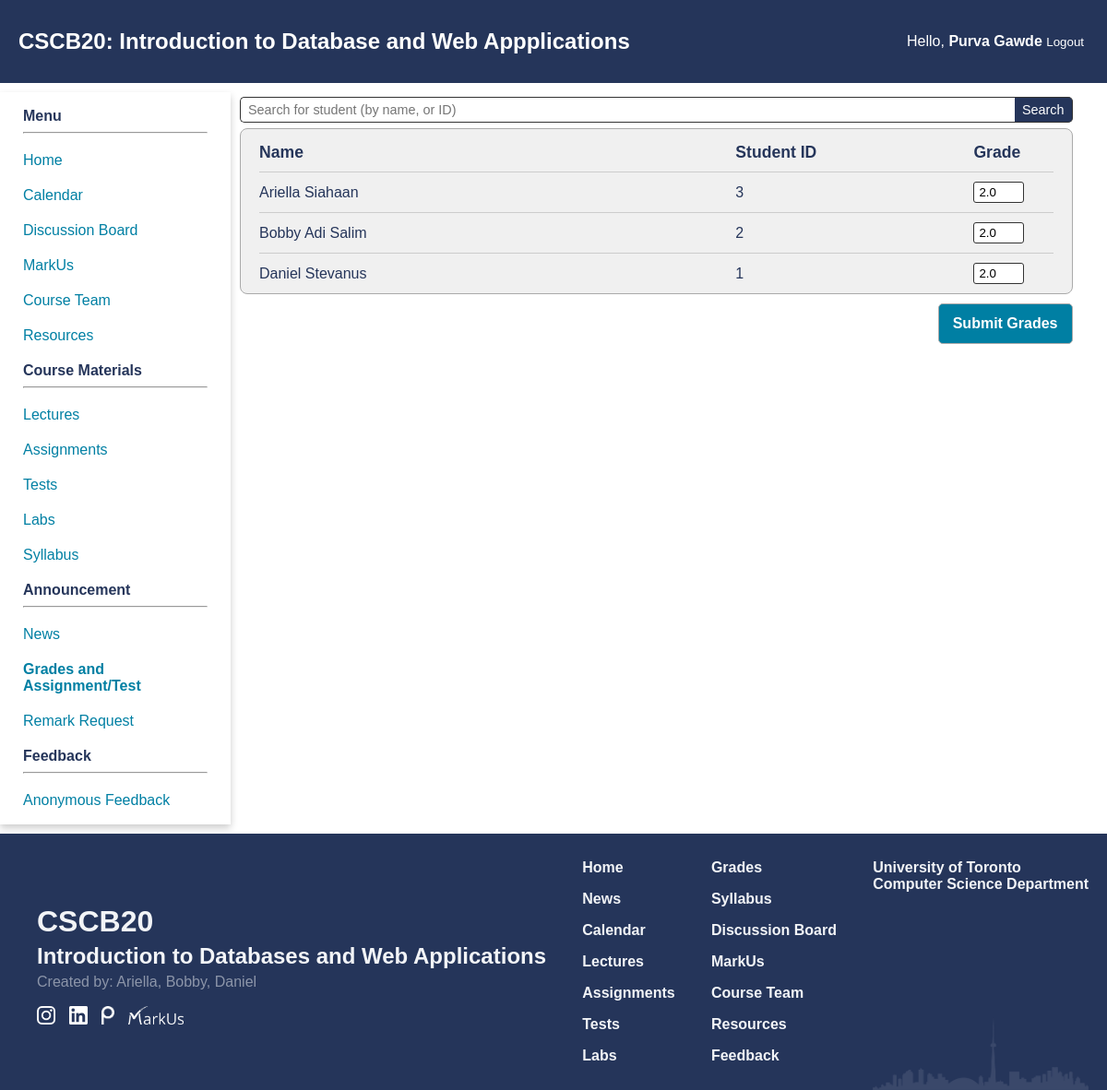
The app's page /grades/1 (signed in) with its own data.
### app.py (models this page shows)
class Grades(db.Model):
    id = db.Column(db.Integer, primary_key = True)
    student_id = db.Column(db.Integer, db.ForeignKey('student.id'), nullable = False)
    test_id = db.Column(db.Integer, db.ForeignKey('test.id'), nullable = False)
    grade = db.Column(db.Float, nullable = False)
    remarks = db.relationship("RemarkRequest", backref ='grade', lazy = True)

class Student(db.Model):
    id = db.Column(db.Integer, primary_key = True)
    username = db.Column(db.String(50), unique = True, nullable = False)
    password = db.Column(db.Text, nullable = False)
    name = db.Column(db.String(250), nullable = False)
    date_created = db.Column(db.Date, default = datetime.utcnow)
    grades = db.relationship("Grades", backref = 'student', lazy = True)

### app.py (the view, shortened to what this page needs)
@app.route('/grades/<test_id>', methods = ["GET", "POST"])
def edit_grades(test_id):
    if(not isInstructor(session)):
        return redirect('/')
    if(request.method == "GET"):
        grade_id = request.args.get("id")
        search = request.args.get('search')
        if(grade_id):
            lst_student_grades = [Grades.query.filter_by(id = grade_id).first()]
            lst_student = [lst_student_grades[0].student]
        else:
            lst_student_grades = Grades.query.filter_by(test_id = test_id).all()
            lst_student = Student.query.order_by(Student.name.asc()).all()
            if search:
                lst_student = Student.query.order_by(Student.name.asc()).filter(Student.name.like(f"%{search}%")).all()
                lst_student.extend(Student.query.order_by(Student.name.asc()).filter(Student.id.like(f"%{search}%")).all())
        if not search:
            search = ''
        lst_tuple_student_grade = []
        for student in lst_student:
            found = False
            for grade in lst_student_grades:
                if student.id == grade.student.id:
                    found = True
                    lst_tuple_student_grade.append((student, grade.grade))
                    break
            if not found:
                lst_tuple_student_grade.append((student, None))
        return render_template('update_grades.html', search = search, lst_tuple_student_grade = lst_tuple_student_grade, test_id = test_id, grades = True)

### app.py (called while the page is built)
def isInstructor(identity):
    if "auth" in identity and identity["auth"] == 'Instructor':
        return True
    return False

### templates/update_grades.html (shortened to what this page needs)
{% extends 'home_template.html' %}
{% block extra_css %}
<link href="{{ url_for('static', filename='css/update_grades.css') }}" rel="stylesheet" type="text/css">
{% endblock %}
{% block content %}
    <main>
        <form action="/grades/{{ test_id }}" method="get">
            <div class=student-search>
                <input type="text" name="search" placeholder="Search for student (by name, or ID)" value ="{{ search }}">
                <button type="submit">Search</button>
            </div>
        </form>
        <form action="/grades/{{ test_id }}" method="post">
            <div class="grades-container">
                <div class="grades-header student-row">
                    <strong class="student-name">Name</strong>
                    <strong class="student-id">Student ID</strong>
                    <strong class="student-grade">Grade</strong>
                </div>
                {% for student, grade in lst_tuple_student_grade %}
                <div class="student-row">
                    <span class="student-name">{{ student.name }}</span>
                    <span class="student-id">{{ student.id }}</span>
                    <span class="student-grade">
                        <input class="grade-input" type="number" value="{{ grade }}" name="student{{ student.id }}_grade">
                    </span>
                </div>
                {% endfor %}
            </div>
            <div class="add-button-container"><button class="add-button" type="submit">Submit Grades</button></div>
        </form>
    </main>
{% endblock %}

### static/css/navbar.css (style rules this page uses)
:root { --primary_color: #25355A; --secondary_color: #007FA3; --phone_size: 600px; }
body { margin: 0; padding: 0; font-family: Arial, sans-serif; }
main { grid-area: content; padding: 20px; padding: 0px 10px 0px 10px; width: 95%; }

### static/css/index.css (style rules this page uses)
:root { --primary_color: #25355A; --secondary_color: #007FA3; }
body { background-color: #FFFFFF; color: var(--primary_color); font-family: Geneva, Arial, Helvetica, sans-serif; }

### static/css/update_grades.css (style rules this page uses)
.student-search input { font-size: 0.9em; border-top-left-radius: 5px; border-bottom-left-radius: 5px; border-width: thin; padding: 5px 8px; flex-grow: 1; border-color: #333; border-style: solid; border-right-style: none; }
.student-search { margin-top: 5px; display: flex; align-items: center; }
.student-search button { padding: 5px 8px; font-size: 0.9em; border-top-right-radius: 5px; border-bottom-right-radius: 5px; border-style: solid; border-width: thin; border-color: #333; background-color: rgb(37,53,90); color: white; border-left-style: none; }
.grades-container { display: flex; flex-direction: column; background-color: #f0f0f0; padding: 10px 20px; margin-top: 6px; border-radius: 8px; border: solid; border-color: #aaaaaa; border-width: thin; }
.student-row { display: flex; width: 100%; padding: 10px 0; border-bottom: 1px solid #ccc; align-items: center; }
.student-row:last-child { padding-bottom: 0px; border-bottom: none; }
.grades-header { font-size: 1.1em; padding-top: 5px; }
.student-name { width: 60%; }
.student-id { width: 30%; }
.student-grade { width: 10%; }
.student-grade input { width: 50%; min-width: 2em; padding: 3px 5px; border-radius: 3px; border-width: thin; border-style: solid; border-color: #333; }
.add-button { color: #ffffff; background-color: #007FA3; border-radius: 5px; padding: 12px 15px; font-size: 1em; font-weight: bold; border: solid; border-color: #aaaaaa; border-width: thin; }
.add-button-container { width: 100%; text-align: right; position: sticky; bottom: 5px; z-index: 0; padding-top: 10px; padding-bottom: 10px; }

### records on screen
Grades: name "Ariella Siahaan", id "3", grade "2.0"
Grades: name "Bobby Adi Salim", id "2", grade "2.0"
Grades: name "Daniel Stevanus", id "1", grade "2.0"

### other values on screen
{{ session["name"] }} "Purva Gawde"
